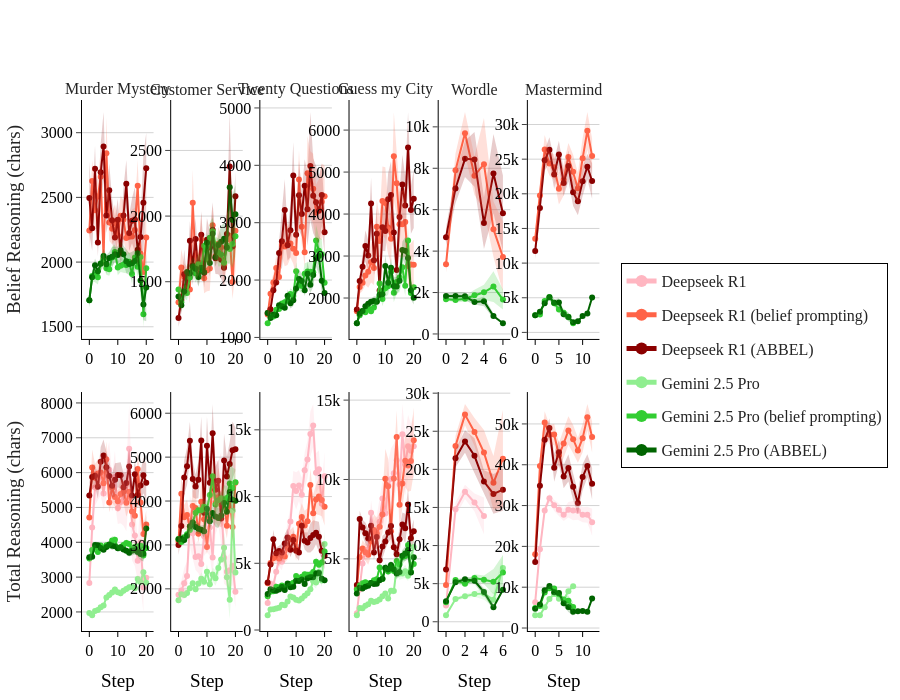

The notebook cell saved with this chart:
### Code cell
fig = plot_reasoning_length(df_reasoning, reasoning_types = ['Belief Reasoning', 'Total Reasoning'], tokens=False)
fig.show()
